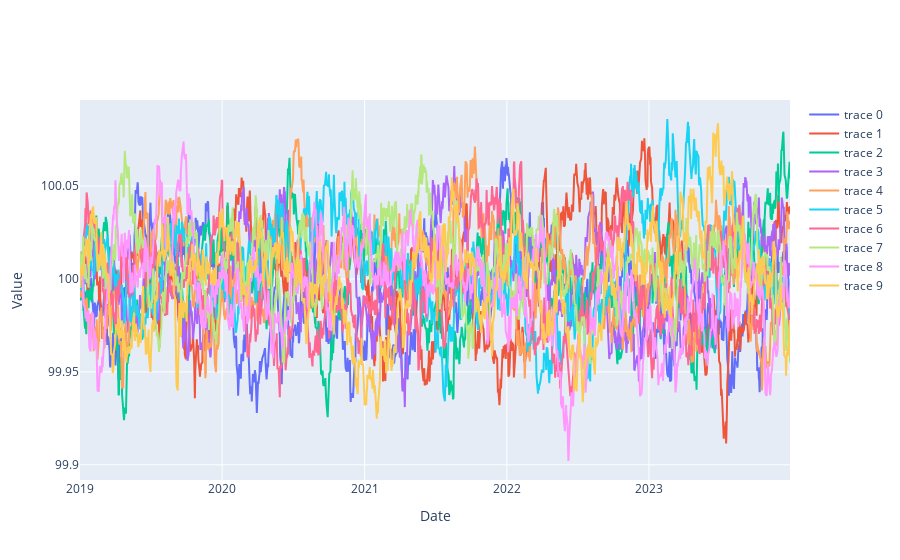

The cell this chart's notebook holds for it:
### Markdown cell above
The goal of this part is to see wether an RL agent can an optimal trading rule using a simple mean reverting residual process

### Code cell
train, test = dat.build_simulated_train_test(N=10)
u.plot_plotly_multiple(train)

### Figure 1 — Plotly figure (JSON) as saved in the notebook; plotly's stock layout.template omitted (floating-point values rounded to 4 significant figures; data arrays with more than 128 entries replaced by an {"elided": "..."} marker saying what was removed)
{"data": [{"mode": "lines", "type": "scatter", "x": {"elided": "1304 str values"}, "y": {"elided": "1304 float values"}}, {"mode": "lines", "type": "scatter", "x": {"elided": "1304 str values"}, "y": {"elided": "1304 float values"}}, {"mode": "lines", "type": "scatter", "x": {"elided": "1304 str values"}, "y": {"elided": "1304 float values"}}, {"mode": "lines", "type": "scatter", "x": {"elided": "1304 str values"}, "y": {"elided": "1304 float values"}}, {"mode": "lines", "type": "scatter", "x": {"elided": "1304 str values"}, "y": {"elided": "1304 float values"}}, {"mode": "lines", "type": "scatter", "x": {"elided": "1304 str values"}, "y": {"elided": "1304 float values"}}, {"mode": "lines", "type": "scatter", "x": {"elided": "1304 str values"}, "y": {"elided": "1304 float values"}}, {"mode": "lines", "type": "scatter", "x": {"elided": "1304 str values"}, "y": {"elided": "1304 float values"}}, {"mode": "lines", "type": "scatter", "x": {"elided": "1304 str values"}, "y": {"elided": "1304 float values"}}, {"mode": "lines", "type": "scatter", "x": {"elided": "1304 str values"}, "y": {"elided": "1304 float values"}}], "layout": {"xaxis": {"title": {"text": "Date"}}, "yaxis": {"title": {"text": "Value"}}}}
